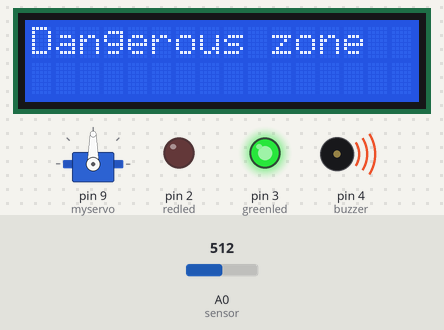
Simulated run of this sketch. Board: Arduino Uno, built with avr-gcc and run on an emulated ATmega328P. Parts: servo, 16×2 character LCD, output pins drawn as LEDs (lit = HIGH), buzzer (waves = sounding). The test bench sets the inputs (shaded band); at power-on: A0 (sensor) = 512. What the sketch prints to the serial monitor is not drawn.

Above: at 0.6 s.
1.3 s: A0 (sensor) set to 0
At 3.2 s:
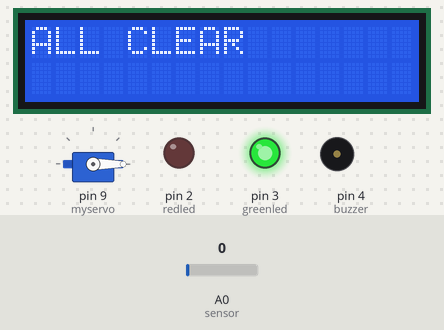
3.5 s: A0 (sensor) set to 27
5.0 s: A0 (sensor) set to 33
At 5.5 s:
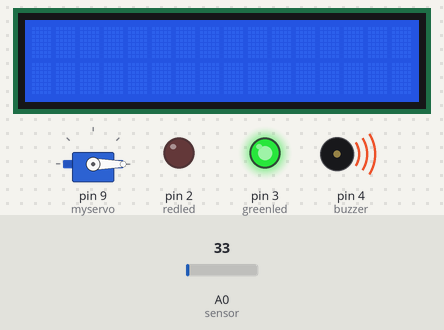
8.0 s: A0 (sensor) set to 122
At 8.5 s:
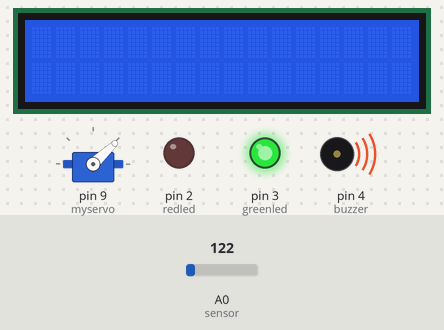
11.0 s: A0 (sensor) set to 306
At 11.5 s:
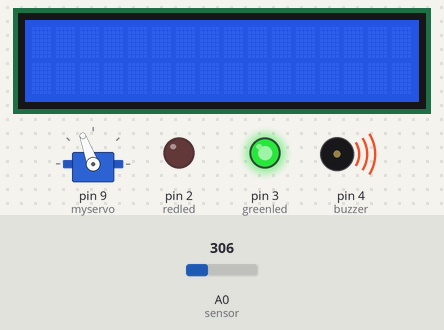
14.0 s: A0 (sensor) set to 511
At 14.5 s:
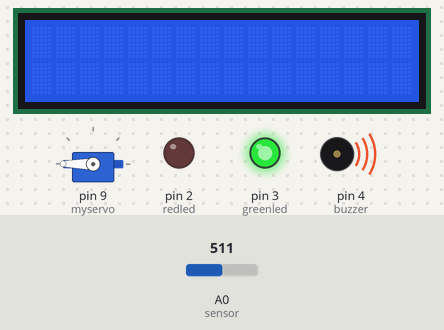
Timing chart, 0 to 17.0 s (numbered marks = the images above; inputs shaded):
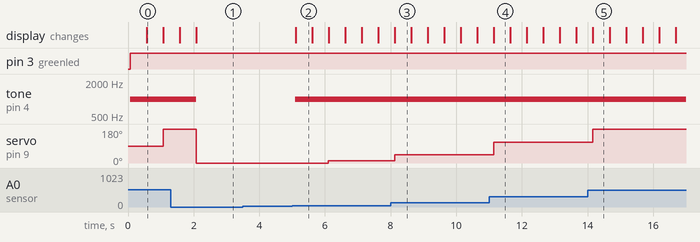

Measured:
- the behaviour switches between 30 and 31 on A0 (sensor) (found by bisection; images 1 and 2)
- after the input at 1.3 s, tone on pin 4 (buzzer): 1000 Hz → silent after 0.78 s; servo on pin 9 (myservo): 180° → 0° after 0.78 s; the display: first differs from a run without the input after 0.78 s (image 1)
- after the input at 3.5 s, every drawn part: stays the same
- after the input at 5.0 s, tone on pin 4 (buzzer): silent → 1000 Hz after 0.10 s; servo on pin 9 (myservo): 0° → 11° after 1.1 s; the display: changes after 0.10 s (image 2)
- after the input at 8.0 s, servo on pin 9 (myservo): 11° → 43° after 0.12 s
- after the input at 11.0 s, servo on pin 9 (myservo): 43° → 110° after 0.14 s
- after the input at 14.0 s, servo on pin 9 (myservo): 110° → 180° after 0.16 s
- what the display in image 0 shows lasts 0.5 s, from 0.6 s to 1.1 s

The sketch:

smoke_detector.ino
```cpp
#include <LiquidCrystal.h>
#include <Servo.h>
// RS with 5
// E with 6
// D4 with 8
// D5 with 12
// D6 with 10
// D7 with 11
LiquidCrystal lcd(5,6,8,12,10,11);

Servo myservo;

int redled = 2;
int greenled = 3;
int buzzer = 4;
int sensor = A0;
int sensorvalue = 30;
int d = 500;
int potpin = 0;
int val;

void setup(){
pinMode(redled, OUTPUT);
pinMode(greenled,OUTPUT);
pinMode(buzzer,OUTPUT);
pinMode(sensor,INPUT);
myservo.attach(9);
Serial.begin(9600);
lcd.begin(16,2);
}

void loop(){
  int analogValue = analogRead(sensor);
  Serial.print("gas val : ");
  Serial.print(analogValue);

  if(analogValue>sensorvalue){
    //leds
    digitalWrite(redled,LOW);
    digitalWrite(greenled,HIGH);

    //tone
    tone(buzzer,1000,10000);

    //lcd
    lcd.clear();
    delay(d);
    lcd.clear();
    lcd.setCursor(0,0);
    lcd.print("Dangerous zone");
    delay(d);

    //servo
    val = analogRead(potpin);
    val = map(val, 0, 1000, 0, 360);
    myservo.write(val);

  }else{
    //leds
    digitalWrite(greenled,HIGH);
    digitalWrite(redled,LOW);

    //tone
    noTone(buzzer);

    //lcd
    lcd.clear();
    lcd.setCursor(0,0);
    lcd.print("ALL CLEAR");
    delay(d);

    //servo
    val = analogRead(potpin);
    val = map(val, 0, 0, 0, 0);
    myservo.write(val);
  }
}
```
